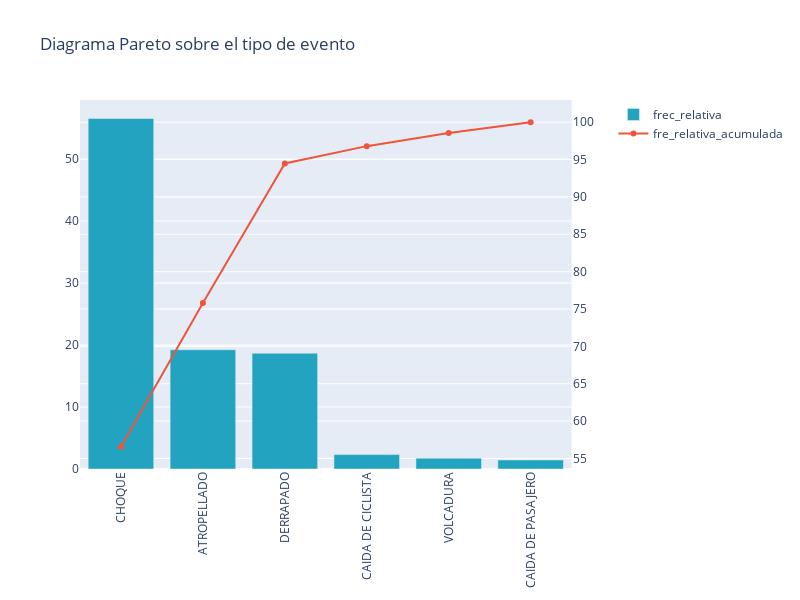

The notebook cell this image was saved under:
### Code cell
pareto(df,'tipo_de_evento','Diagrama Pareto sobre el tipo de evento ')

### Figure 1 — Plotly figure (JSON) as saved in the notebook; plotly's stock layout.template omitted (floating-point values rounded to 4 significant figures)
{"data": [{"marker": {"color": "rgb(34,163,192)"}, "name": "frec_relativa", "type": "bar", "x": ["CHOQUE", "ATROPELLADO", "DERRAPADO", "CAIDA DE CICLISTA", "VOLCADURA", "CAIDA DE PASAJERO"], "y": [56.56, 19.24, 18.68, 2.322, 1.749, 1.455]}, {"name": "fre_relativa_acumulada", "type": "scatter", "x": ["CHOQUE", "ATROPELLADO", "DERRAPADO", "CAIDA DE CICLISTA", "VOLCADURA", "CAIDA DE PASAJERO"], "xaxis": "x", "y": [56.56, 75.8, 94.47, 96.8, 98.54, 100], "yaxis": "y2"}], "layout": {"height": 600, "title": {"text": "Diagrama Pareto sobre el tipo de evento "}, "width": 800, "xaxis": {"anchor": "y", "domain": [0, 0.94], "tickangle": -90}, "yaxis": {"anchor": "x", "domain": [0, 1]}, "yaxis2": {"anchor": "x", "overlaying": "y", "side": "right"}}}
